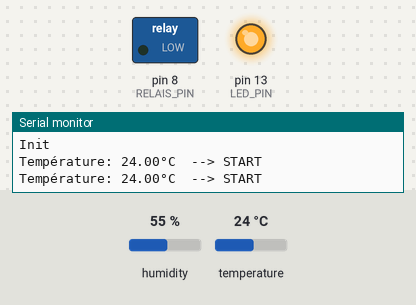
This sketch was run on a simulated Arduino Uno, built with avr-gcc and run on an emulated ATmega328P. Parts: switched loads named in the sketch (green lamp = pin HIGH), output pins drawn as LEDs (lit = HIGH), the last lines printed to the serial monitor. Inputs (shaded band) come from the test bench; at power-on: temperature 24 °C, humidity 55 %.

Above: at 2.8 s.
2.9 s: temperature set to 30.2 °C
6.1 s: temperature set to 31.7 °C
At 8.3 s:
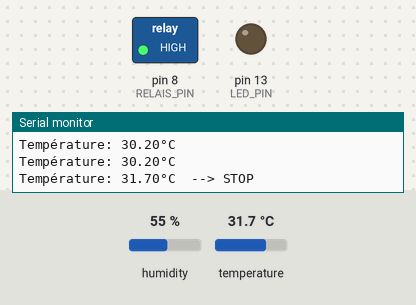
9.1 s: temperature set to 29.4 °C
11.8 s: temperature set to 28.2 °C
At 14.8 s:
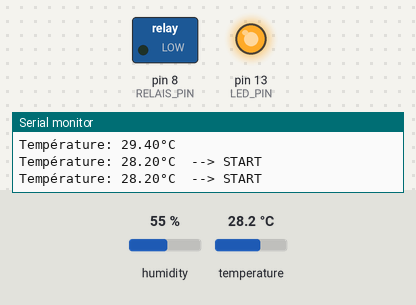
15.1 s: temperature set to 33 °C
At 16.6 s:
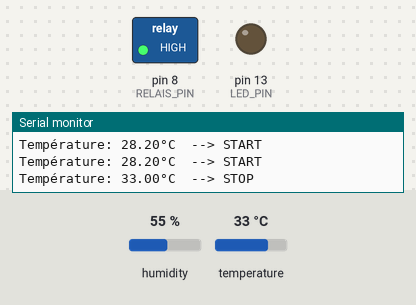
Timing chart, 0 to 18.1 s (numbered marks = the images above; inputs shaded):
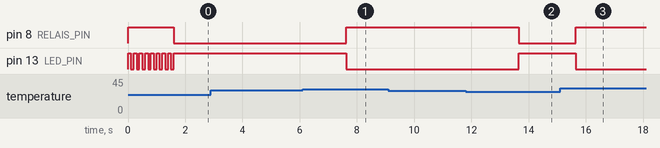

The sketch:

thermostat_DTH22.ino
```cpp
// (licence header left out)
#include <DHT.h>;

int TARGET_TEMP = 30;
int TEMP_MARGIN = 1;   // will try to let temp in [TARGET_TEMP - TEMP_MARGIN, TARGET_TEMP + TEMP_MARGIN]

// Pins definitions
#define DHT_PIN 11            // DTH sensor
#define RELAIS_PIN 8          // Relay
// Led pin
#define LED_PIN LED_BUILTIN

// DTH init
#define DHT_TYPE DHT22        // DHT 22. See
DHT dht(DHT_PIN, DHT_TYPE);   // Initialize DHT sensor for normal 16mhz Arduino

char max_temp;
char min_temp;

void setup()
{
   // Init serial logger
   Serial.begin(9600);
   Serial.println("Init");
   dht.begin();
   pinMode(LED_PIN, OUTPUT);
   pinMode(RELAIS_PIN, OUTPUT);
   // Open relay to stop heating by default
   digitalWrite(RELAIS_PIN, HIGH);

   // Compute min and max temperatures
   max_temp = TARGET_TEMP + TEMP_MARGIN;
   min_temp = TARGET_TEMP - TEMP_MARGIN;

   // Blink led to visually spot it
   for (int i = 0; i < 8; i++) {
      digitalWrite(LED_PIN, HIGH);
      delay(100);
      digitalWrite(LED_PIN, LOW);
      delay(100);
   }
}

void loop()
{
   // Read temp
   float t = dht.readTemperature();

   // If temp read failed, try again
   if (isnan(t)) {
      Serial.println("Erreur DHT");
      delay(500);
      return;
   }

   Serial.print("Température: ");
   Serial.print(t);
   Serial.print("°C ");

   // See if it's time to heat, or stop heating
   if (dht.readTemperature() < min_temp) {
      // Time to heat
      Serial.println(" --> START");
      // Close relay to start heating
      digitalWrite(RELAIS_PIN, LOW);
      // Switch on led
      digitalWrite(LED_PIN, HIGH);
   } else if (dht.readTemperature() > max_temp) {
      // Time to stop heating
      Serial.println(" --> STOP");
      // Open relay to stop heating
      digitalWrite(RELAIS_PIN, HIGH);
      // Switch off led
      digitalWrite(LED_PIN, LOW);
   } else {
      Serial.println("");
   }

   delay(1000);
}
```

Measured:
- the behaviour switches between 31 and 31.1 °C on temperature (found by bisection; images 0 and 1)
- the behaviour switches between 29 and 28.9 °C on temperature (found by bisection; images 1 and 2)
- after the input at 6.1 s, pin 8 (RELAIS_PIN): LOW → HIGH after 1.5 s; pin 13 (LED_PIN): HIGH → LOW after 1.5 s
- after the input at 11.8 s, pin 8 (RELAIS_PIN): HIGH → LOW after 1.8 s; pin 13 (LED_PIN): LOW → HIGH after 1.8 s
- after the input at 15.1 s, pin 8 (RELAIS_PIN): LOW → HIGH after 0.55 s; pin 13 (LED_PIN): HIGH → LOW after 0.55 s
- by itself, pin 13 (LED_PIN): alternates HIGH for 0.10 s and LOW for 0.10 s, 16 changes in all, then stays HIGH
